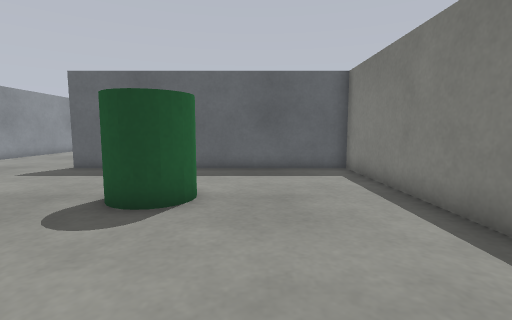
view 1 (above)

14 first-person views from a walk through a robot-simulator world made for Gazebo. The camera is 0.39 m above the floor, tilts 6° down and sees 85° across. The floor is counted in squares, 0.25 m on a side. Each view is taken from the middle of a square. On the plan, view 1 faces up. The plan holds only what a view shows up to about 14 squares ahead; the rest is blank.

view 2
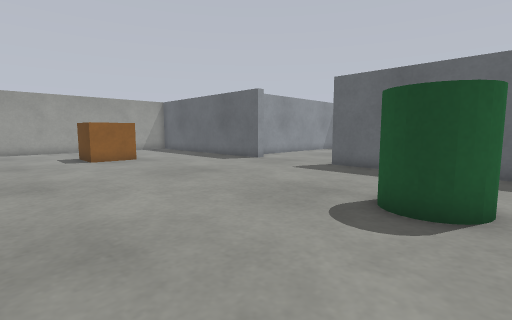

view 3
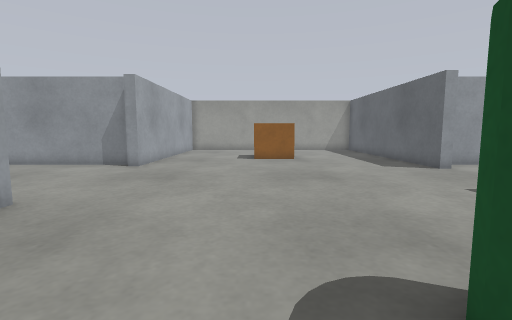

view 4
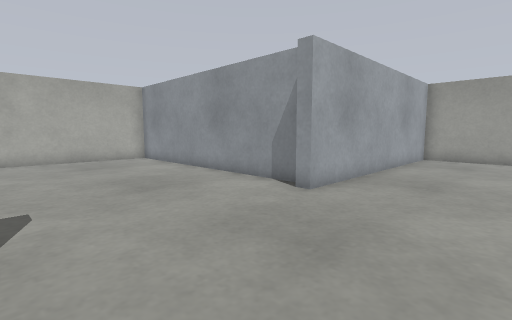

view 5
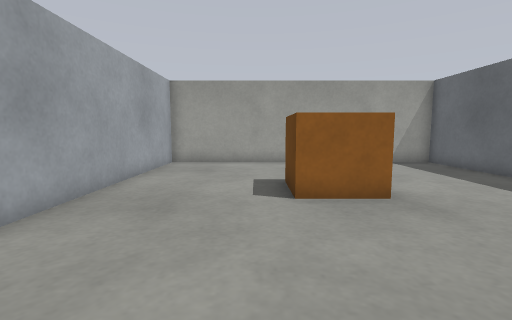

view 6
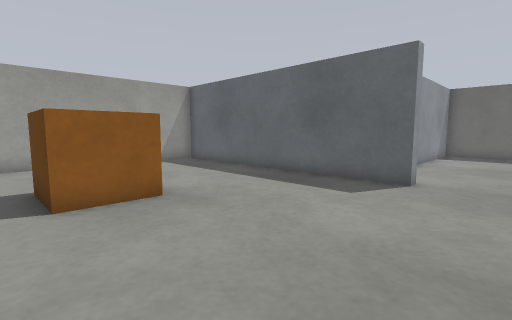

view 7
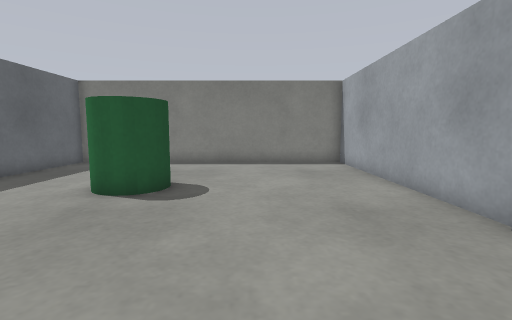

view 8
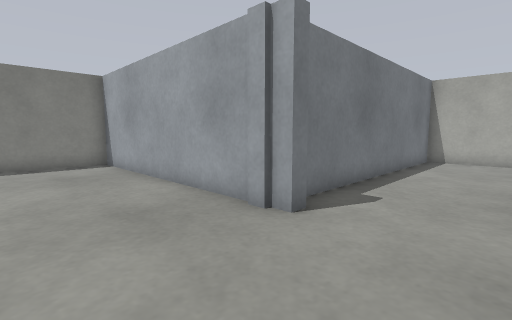

view 9
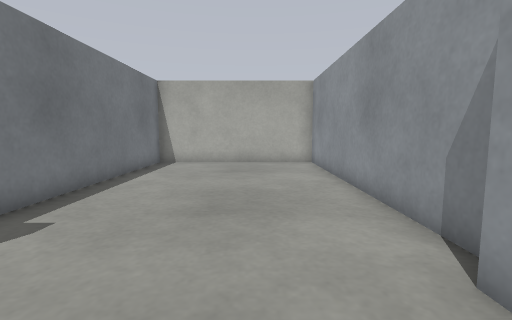

view 10
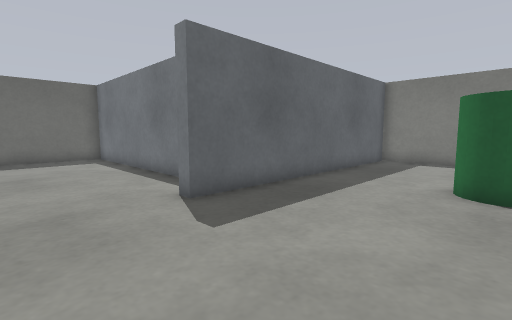

view 11
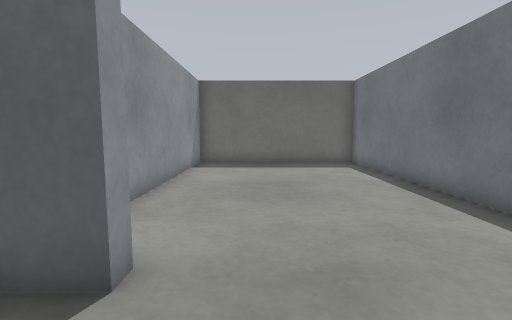

view 12
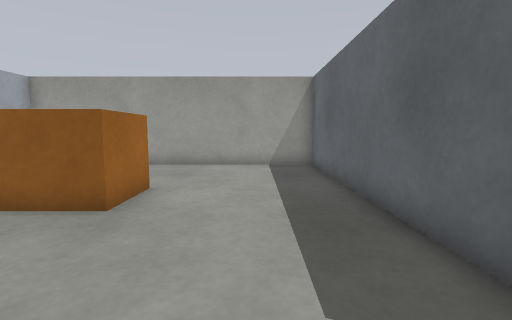

view 13
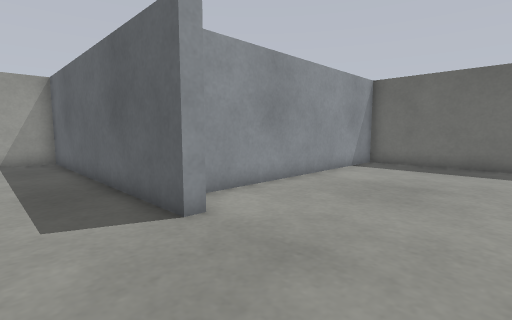

view 14
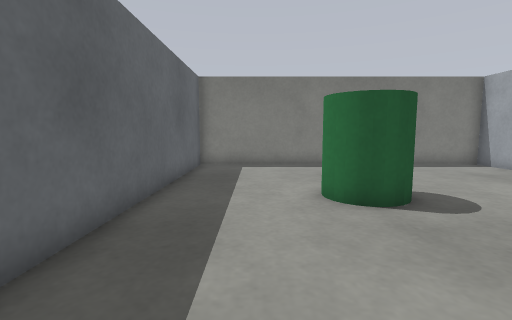

### Floor plan
Ten units are one square. View 1 is at (0, 0); x grows to the right and y downward. Boxes are objects, and circles mark ways between rooms. Rooms are numbered by the first view taken in them; rooms with no view inside come last. Other rooms are left out.
<svg viewBox="-243 -233 286 366">
<path fill="none" stroke="#000" d="M-68 18 -68 12 38 12 38 -116 -76 -116 -76 -121M-138 19 -138 128 -62 128 -62 24M-124 -121 -124 -116 -238 -116 -238 12 -132 12 -132 18M-62 -140 -62 -228 -138 -228 -138 -129"/>
<rect x="-185" y="-65" width="30" height="30" fill="#bbb"><title>orange box</title></rect>
<rect x="-35" y="-75" width="20" height="20" fill="#bbb"><title>green cylinder</title></rect>
<circle cx="-100" cy="-120" r="3" fill="#2a7"/>
<text x="-100" y="-30">1</text>
<text x="-100" y="-180">2</text>
</svg>
Room 1 opens to room 2.

Where each view was taken, in squares from view 1:
view 1: 0 up, 0 right, facing up
view 2: 0 up, 1 left, facing up-left
view 3: 4 up, 1 left, facing left
view 4: 3 up, 7 left, facing down-left
view 5: 3 up, 10 left, facing left
view 6: 3 up, 10 left, facing up-left
view 7: 3 up, 10 left, facing right
view 8: 3 up, 10 left, facing down-right
view 9: 1 up, 11 left, facing down
view 10: 6 up, 11 left, facing up-right
view 11: 9 up, 11 left, facing up
view 12: 9 up, 11 left, facing left
view 13: 9 up, 8 left, facing up-left
view 14: 9 up, 9 left, facing right
